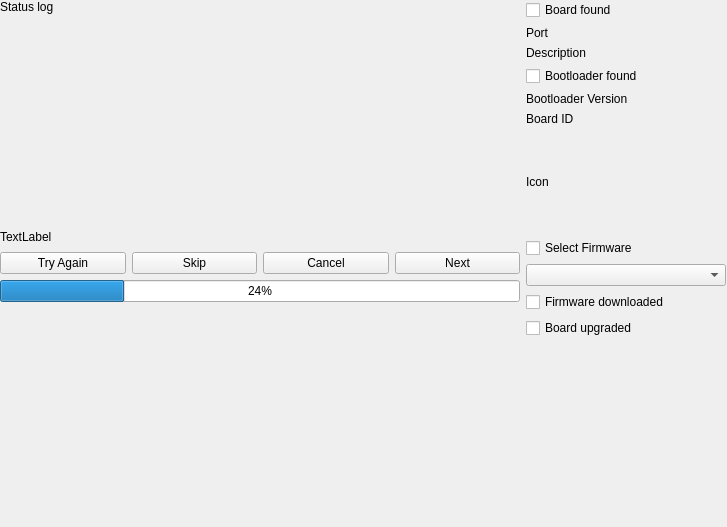
<?xml version="1.0" encoding="UTF-8"?>
<ui version="4.0">
 <class>PX4FirmwareUpgrade</class>
 <widget class="QWidget" name="PX4FirmwareUpgrade">
  <property name="windowModality">
   <enum>Qt::ApplicationModal</enum>
  </property>
  <property name="geometry">
   <rect>
    <x>0</x>
    <y>0</y>
    <width>727</width>
    <height>527</height>
   </rect>
  </property>
  <property name="sizePolicy">
   <sizepolicy hsizetype="MinimumExpanding" vsizetype="MinimumExpanding">
    <horstretch>0</horstretch>
    <verstretch>0</verstretch>
   </sizepolicy>
  </property>
  <property name="minimumSize">
   <size>
    <width>727</width>
    <height>527</height>
   </size>
  </property>
  <property name="windowTitle">
   <string>Form</string>
  </property>
  <property name="windowOpacity">
   <double>1.000000000000000</double>
  </property>
  <widget class="QWidget" name="layoutWidget">
   <property name="geometry">
    <rect>
     <x>0</x>
     <y>0</y>
     <width>726</width>
     <height>525</height>
    </rect>
   </property>
   <layout class="QGridLayout" name="gridLayout" rowstretch="0" columnstretch="0,0">
    <item row="0" column="1">
     <layout class="QVBoxLayout" name="verticalLayout">
      <item>
       <widget class="QCheckBox" name="boardFoundCheck">
        <property name="text">
         <string>Board found</string>
        </property>
       </widget>
      </item>
      <item>
       <widget class="QLabel" name="port">
        <property name="text">
         <string>Port</string>
        </property>
        <property name="alignment">
         <set>Qt::AlignLeading|Qt::AlignLeft|Qt::AlignVCenter</set>
        </property>
       </widget>
      </item>
      <item>
       <widget class="QLabel" name="description">
        <property name="text">
         <string>Description</string>
        </property>
        <property name="alignment">
         <set>Qt::AlignLeading|Qt::AlignLeft|Qt::AlignVCenter</set>
        </property>
       </widget>
      </item>
      <item>
       <widget class="QCheckBox" name="bootloaderFoundCheck">
        <property name="text">
         <string>Bootloader found</string>
        </property>
       </widget>
      </item>
      <item>
       <widget class="QLabel" name="bootloaderVersion">
        <property name="text">
         <string>Bootloader Version</string>
        </property>
        <property name="alignment">
         <set>Qt::AlignLeading|Qt::AlignLeft|Qt::AlignVCenter</set>
        </property>
       </widget>
      </item>
      <item>
       <widget class="QLabel" name="boardID">
        <property name="text">
         <string>Board ID</string>
        </property>
        <property name="alignment">
         <set>Qt::AlignLeading|Qt::AlignLeft|Qt::AlignVCenter</set>
        </property>
       </widget>
      </item>
      <item>
       <widget class="QLabel" name="icon">
        <property name="minimumSize">
         <size>
          <width>200</width>
          <height>100</height>
         </size>
        </property>
        <property name="text">
         <string>Icon</string>
        </property>
       </widget>
      </item>
      <item>
       <widget class="QCheckBox" name="selectFirmwareCheck">
        <property name="text">
         <string>Select Firmware</string>
        </property>
       </widget>
      </item>
      <item>
       <widget class="QComboBox" name="firmwareCombo"/>
      </item>
      <item>
       <widget class="QCheckBox" name="firmwareDownloadedCheck">
        <property name="text">
         <string>Firmware downloaded</string>
        </property>
       </widget>
      </item>
      <item>
       <widget class="QCheckBox" name="boardUpgradedCheck">
        <property name="text">
         <string>Board upgraded</string>
        </property>
       </widget>
      </item>
      <item>
       <spacer name="verticalSpacer">
        <property name="orientation">
         <enum>Qt::Vertical</enum>
        </property>
        <property name="sizeHint" stdset="0">
         <size>
          <width>20</width>
          <height>40</height>
         </size>
        </property>
       </spacer>
      </item>
     </layout>
    </item>
    <item row="0" column="0">
     <layout class="QVBoxLayout" name="verticalLayout_9">
      <item>
       <widget class="QLabel" name="statusLog">
        <property name="sizePolicy">
         <sizepolicy hsizetype="Expanding" vsizetype="Expanding">
          <horstretch>0</horstretch>
          <verstretch>0</verstretch>
         </sizepolicy>
        </property>
        <property name="minimumSize">
         <size>
          <width>400</width>
          <height>180</height>
         </size>
        </property>
        <property name="text">
         <string>Status log</string>
        </property>
        <property name="alignment">
         <set>Qt::AlignLeading|Qt::AlignLeft|Qt::AlignTop</set>
        </property>
        <property name="wordWrap">
         <bool>true</bool>
        </property>
       </widget>
      </item>
      <item>
       <widget class="QLabel" name="statusLabel">
        <property name="sizePolicy">
         <sizepolicy hsizetype="Expanding" vsizetype="Preferred">
          <horstretch>0</horstretch>
          <verstretch>0</verstretch>
         </sizepolicy>
        </property>
        <property name="minimumSize">
         <size>
          <width>400</width>
          <height>16</height>
         </size>
        </property>
        <property name="text">
         <string>TextLabel</string>
        </property>
        <property name="alignment">
         <set>Qt::AlignLeading|Qt::AlignLeft|Qt::AlignTop</set>
        </property>
        <property name="wordWrap">
         <bool>true</bool>
        </property>
       </widget>
      </item>
      <item>
       <layout class="QHBoxLayout" name="horizontalLayout">
        <item>
         <widget class="QPushButton" name="tryAgain">
          <property name="text">
           <string>Try Again</string>
          </property>
         </widget>
        </item>
        <item>
         <widget class="QPushButton" name="skip">
          <property name="text">
           <string>Skip</string>
          </property>
         </widget>
        </item>
        <item>
         <widget class="QPushButton" name="cancel">
          <property name="text">
           <string>Cancel</string>
          </property>
         </widget>
        </item>
        <item>
         <widget class="QPushButton" name="next">
          <property name="text">
           <string>Next</string>
          </property>
         </widget>
        </item>
       </layout>
      </item>
      <item>
       <widget class="QProgressBar" name="progressBar">
        <property name="value">
         <number>24</number>
        </property>
       </widget>
      </item>
      <item>
       <spacer name="verticalSpacer_3">
        <property name="orientation">
         <enum>Qt::Vertical</enum>
        </property>
        <property name="sizeHint" stdset="0">
         <size>
          <width>20</width>
          <height>60</height>
         </size>
        </property>
       </spacer>
      </item>
     </layout>
    </item>
   </layout>
  </widget>
 </widget>
 <resources/>
 <connections/>
</ui>
